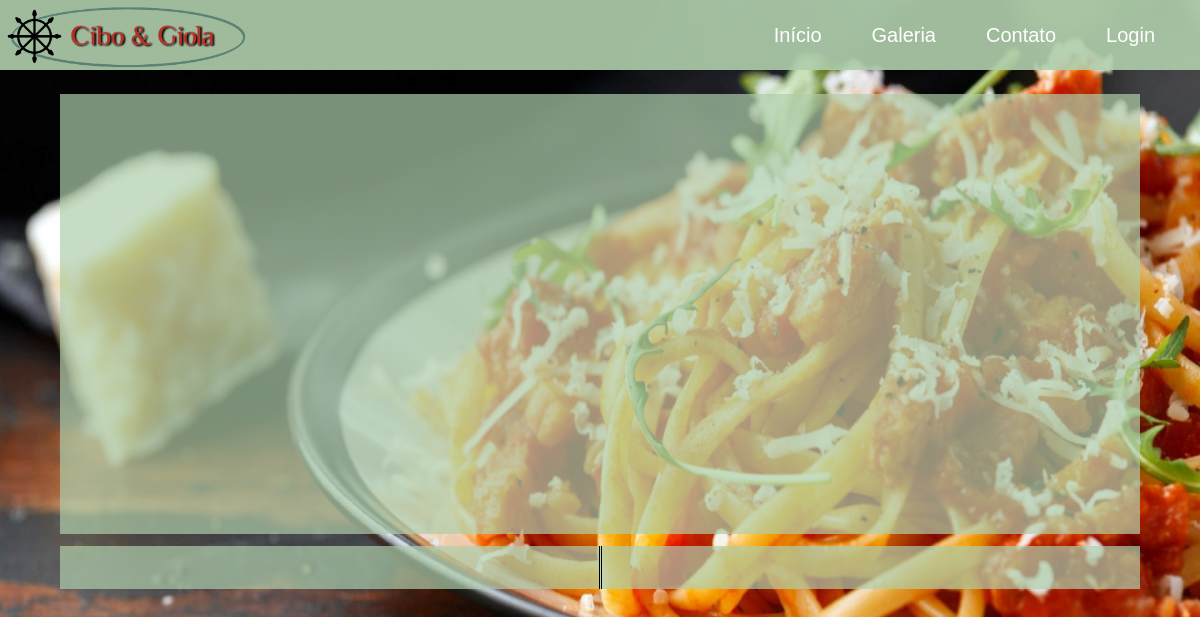
The app's page /CiboGiola/pages/index.php, older data.
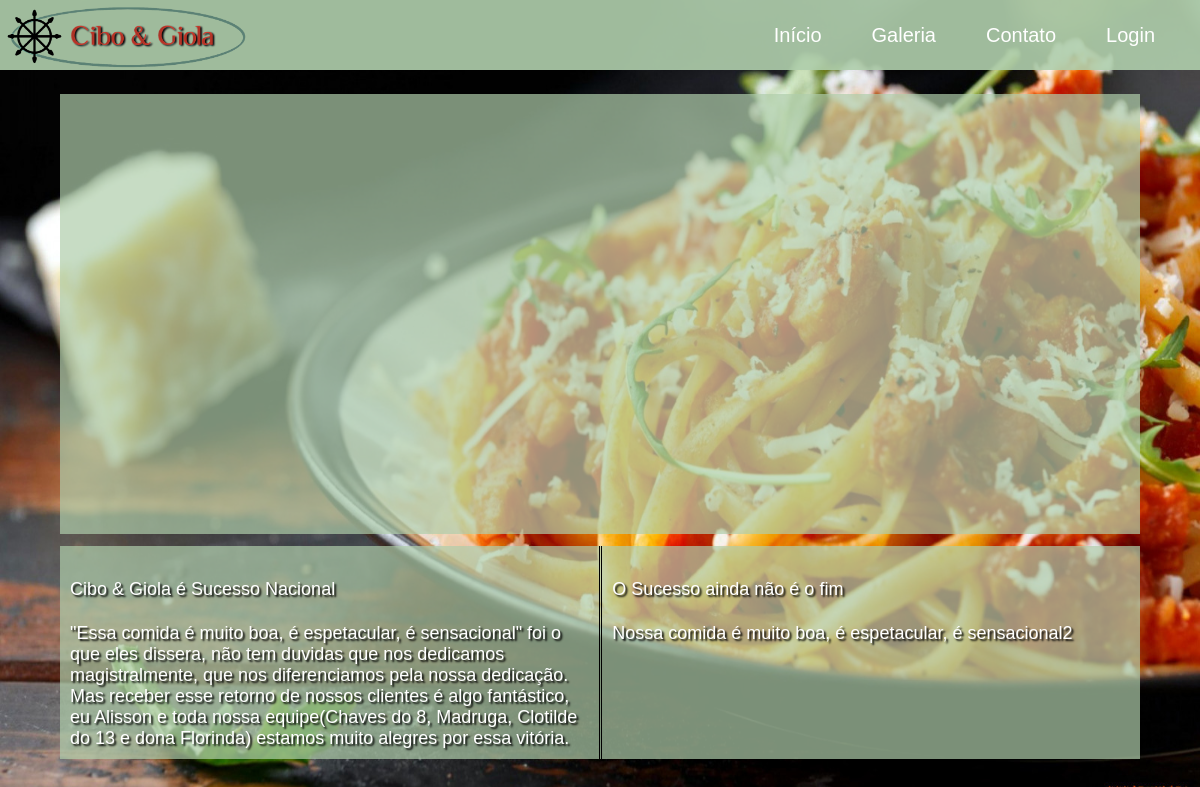
The same page, newer data.
### tables this page shows
CREATE TABLE IF NOT EXISTS `tb_funcionalidades` (
  `cod` int(11) NOT NULL AUTO_INCREMENT,
  `link` varchar(200) NOT NULL,
  `titulotexto1` varchar(150) NOT NULL,
  `texto1` varchar(1500) NOT NULL,
  `titulotexto2` varchar(150) NOT NULL,
  `texto2` varchar(1500) NOT NULL,
  PRIMARY KEY (`cod`)
);

### CiboGiola/pages/index.php (the view, shortened to what this page needs)
<!DOCTYPE html>
<html lang="pt-br">
<head>
    <link rel="stylesheet" href="..\style\estilo.css">
</head>
<body>
        <?php include('navbar.php');
        ?>
        <?php
        require('connect.php');
        $busca = mysqli_query($con, "Select * from `tb_funcionalidades` ");
        $funcionalidade = mysqli_fetch_array($busca);
    ?>
<div class="caixavideo">
    <div class="video">
        <iframe width="65%" height="430" src="<?php echo $funcionalidade['link']; ?>"
        title="YouTube video player" frameborder="0"
        allow="accelerometer; autoplay; clipboard-write; encrypted-media; gyroscope; picture-in-picture"
        allowfullscreen></iframe>
    </div>
</div>
<div class="caixartextosuperior">
    <div class="caixatexto">
        <div class="caixa1">
            <p>
                <?php echo $funcionalidade['titulotexto1']; ?>
            </p>
            <p>
                <?php echo $funcionalidade['texto1']; ?>
            </p>
        </div>
        <div class="caixa2">
            <p>
                <?php echo $funcionalidade['titulotexto2']; ?>
            </p>
            <p>
                <?php echo $funcionalidade['texto2']; ?>
            </p>
        </div>
    </div>
</div>
</body>
</html>

### CiboGiola/pages/navbar.php (shortened to what this page needs)
<link rel="stylesheet" href="..\style\navbar.css">
<nav class="barramenu">
        <div class="logo">
            <img src="../Imgs/LogoG&C.png" alt="Logo">>
        </div>
        <ul class="nav-links">
            <a href="index.php"><li class="item">Início</li></a>
            <a href="galeria.php" ><li class="item">Galeria</li></a>
            <a href="contato.php"><li class="item">Contato</li></a>
            <li class="item"><button type="button" class="btnlogin" onclick="login()">Login</button></li>
        </ul>
        </nav>

### CiboGiola/style/estilo.css (style rules this page uses)
* { margin: 0; padding: 0; font-family: sans-serif; box-sizing: border-box; }
body { background-image: url("../Imgs/fundoMacarrao.jpg"); background-repeat: no-repeat; background-size: 100vw 100vh; background-position: top; background-attachment: fixed; }
.video { display: flex; justify-content: center; margin-top: 2%; background-color: rgba(175, 206, 172, 0.7); padding: 5px; width: 90%; }
.caixavideo { justify-content: center; display: flex; }
.caixatexto { display: flex; }
p { margin-top: 23px; color: white; text-shadow: 2px 2px 2px black; font-size: large; }
.caixartextosuperior { display: flex; justify-content: center; }
.caixatexto { width: 90%; margin-top: 1%; }
.caixa1 { background: rgba(175, 206, 172, 0.7); width: 100%; padding: 10px; }
.caixa2 { background: rgba(175, 206, 172, 0.7); width: 100%; border-left: 3px double black; padding: 10px; }
button { cursor: pointer; }

### CiboGiola/style/navbar.css (style rules this page uses)
.barramenu { background-color: rgba(175, 206, 172, 0.911); display: flex; justify-content: space-between; align-items: center; height: 70px; }
.item { padding: 25px; }
a, li { text-decoration: none; list-style: none; }
.nav-links button { font-size: 20px; color: white; background: none; border: none; }
.nav-links { display: flex; width: 60%; justify-content: space-between; font-size: 20px; margin-right: 20px; }
.nav-links li { list-style-type: none; }
.nav-links a li { text-decoration: none; color: white; }
.btnlogin { cursor: pointer; }
.logo > img { margin-top: 3%; width: 35%; height: 10%; }

Row changes from the older to the newer data that the page shows:
added tb_funcionalidades: titulotexto1 "Cibo & Giola é Sucesso Nacional", texto1 "\"Essa comida é muito boa, é espetacular, é sensacional\" foi o que eles dissera, não tem duvidas que nos dedicamos magistralmente, que nos diferenciamos pela nossa dedicação. Mas receber esse retorno de nossos clientes é algo fantástico, eu Alisson e toda nossa equipe(Chaves do 8, Madruga, Clotilde do 13 e dona Florinda) estamos muito alegres por essa vitória.", titulotexto2 "O Sucesso ainda não é o fim", texto2 "Nossa comida é muito boa, é espetacular, é sensacional2"
